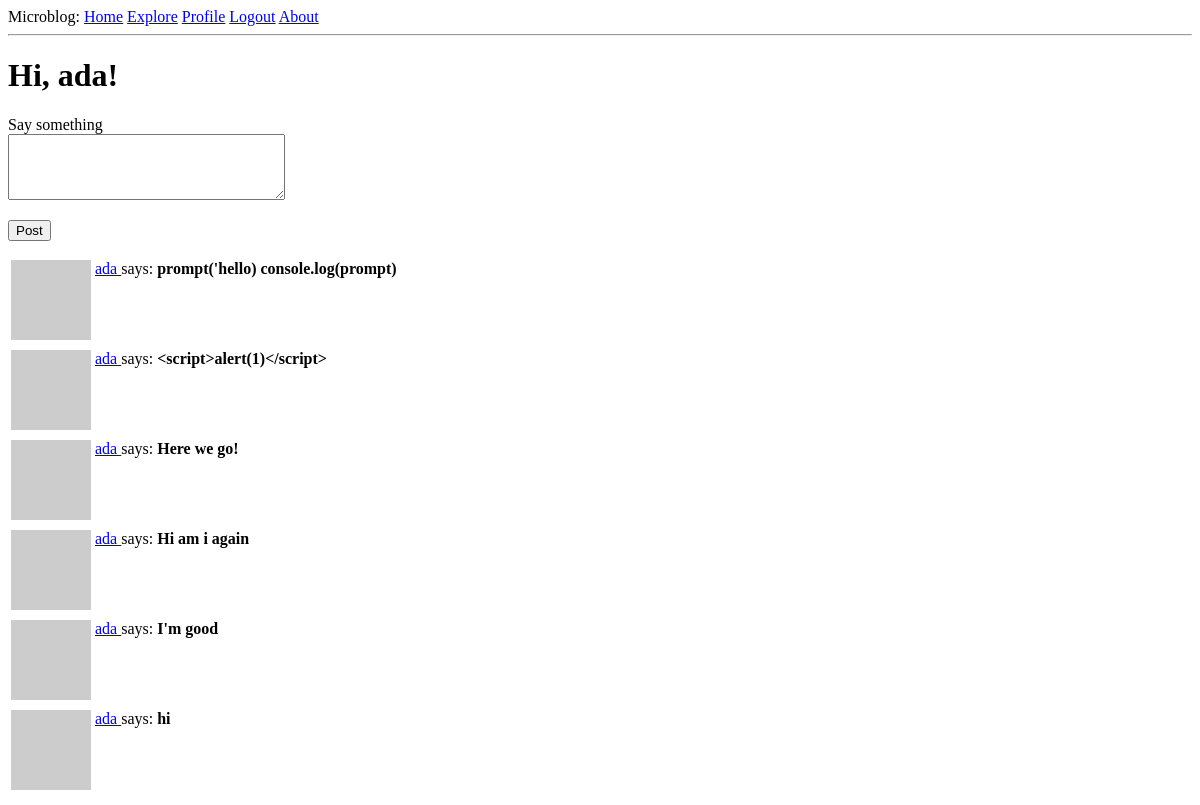
The page /index (signed in) on the database as committed earlier.
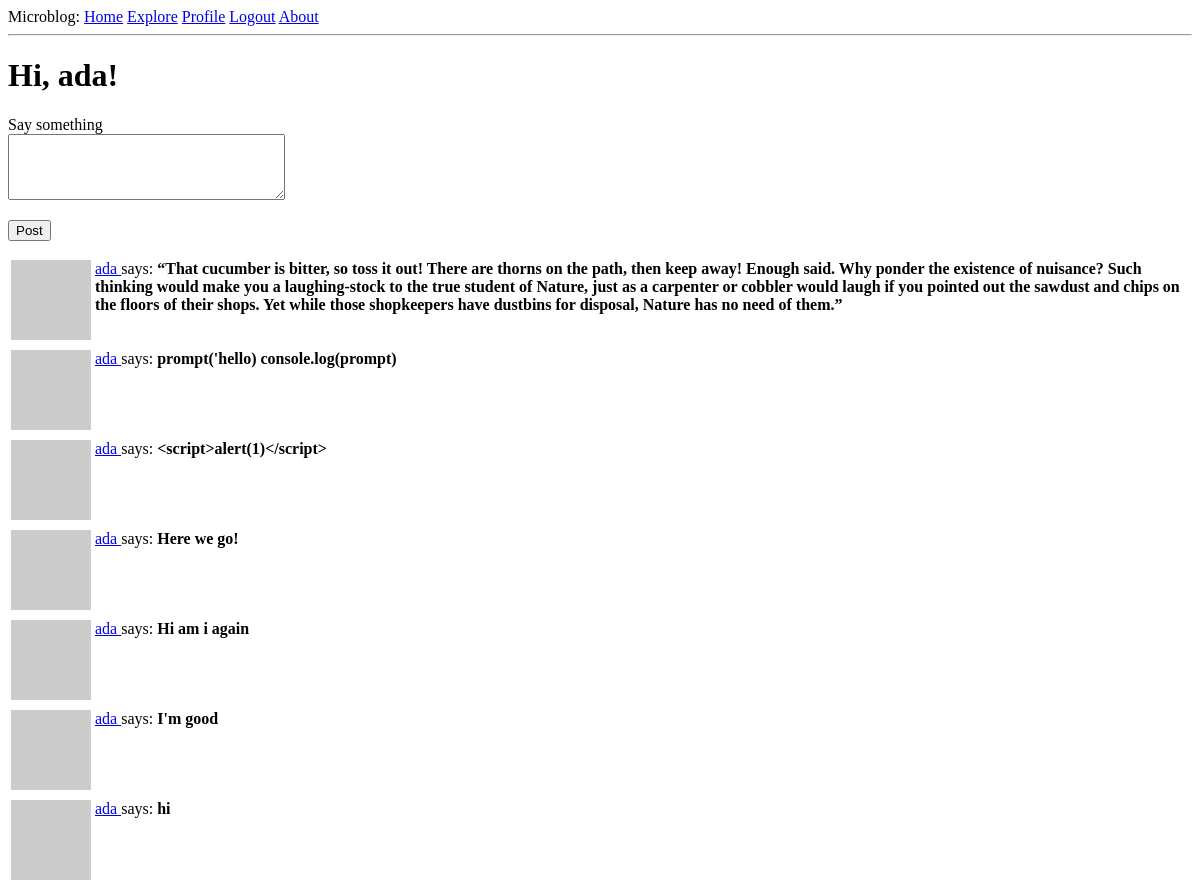
The same page on the database as committed later.
### app/models.py (models this page shows, shortened)
class Post(db.Model):
    id: so.Mapped[int] = so.mapped_column(primary_key=True)
    body: so.Mapped[str] = so.mapped_column(sa.String(140))
    timestamp: so.Mapped[datetime] = so.mapped_column(index=True, default=lambda: datetime.now(timezone.utc))
    user_id: so.Mapped[int] = so.mapped_column(sa.ForeignKey(User.id), index=True)
    author: so.Mapped[User] = so.relationship(back_populates='posts')

class User(UserMixin, db.Model):
    id: so.Mapped[int] = so.mapped_column(primary_key=True)
    username: so.Mapped[str] = so.mapped_column(sa.String(64), index=True, unique=True)
    email: so.Mapped[str] = so.mapped_column(sa.String(120), index=True, unique=True)
    password_hash: so.Mapped[Optional[str]] = so.mapped_column(sa.String(256))
    posts: so.WriteOnlyMapped['Post'] = so.relationship(back_populates='author')
    about_me: so.Mapped[Optional[str]] = so.mapped_column(sa.String(140))
    last_seen: so.Mapped[Optional[datetime]] = so.mapped_column(default=lambda:datetime.now(timezone.utc))
    following: so.WriteOnlyMapped['User'] = so.relationship(
        secondary=followers, primaryjoin=(followers.c.follower_id == id),
        secondaryjoin=(followers.c.followed_id == id),
        back_populates='followers')
    followers: so.WriteOnlyMapped['User'] = so.relationship(
        secondary=followers, primaryjoin=(followers.c.followed_id == id),
        secondaryjoin=(followers.c.follower_id == id),
        back_populates='following')
    def following_posts(self):
        Author = so.aliased(User)
        Follower = so.aliased(User)
        return (
            sa.select(Post)
            .join(Post.author.of_type(Author))
            .join(Author.followers.of_type(Follower),isouter=True)
            .where(sa.or_(
                Follower.id == self.id,
                Author.id == self.id,
            ))
            .group_by(Post)
            .order_by(Post.timestamp.desc())
        )
    def avatar(self, size):
        digest = md5(self.email.lower().encode('utf-8')).hexdigest()
        return f"https://www.gravatar.com/avatar/{digest}?d=identicon&s={size}"
    @login.user_loader
    def load_user(id):
        return db.session.get(User, int(id))

### app/routes.py (the view)
@app.route('/', methods=['GET', 'POST'])
@app.route('/index', methods=['GET', 'POST'])
@login_required  #protects login view function against anonymous users
def index():
    form = PostForm()
    if form.validate_on_submit():
        post = Post(body=form.post.data, author=current_user)
        db.session.add(post)
        db.session.commit()
        flash("Your post is now live!")
        return redirect(url_for("index"))
    page = request.args.get('page', 1, type=int)
    posts = db.paginate(current_user.following_posts(), page=page, per_page=app.config['POSTS_PER_PAGE'], error_out=False)
    next_url = url_for("index", page=posts.next_num) \
        if posts.has_next else None
    prev_url = url_for("index", page=posts.prev_num) \
        if posts.has_prev else None
    return render_template("index.html", title='Home Page', form=form, posts=posts.items, next_url=next_url, prev_url=prev_url)

### app/forms.py
class PostForm(FlaskForm):
    post = TextAreaField("Say something", validators=[DataRequired(), Length(min=1, max=1000)])
    submit = SubmitField("Post")

### app/routes.py (called while the page is built)
@app.before_request
def before_request():
    if current_user.is_authenticated:
        current_user.last_seen = datetime.now(timezone.utc)
        db.session.commit()

### app/templates/index.html (shortened to what this page needs)
<!DOCTYPE html>
<html lang="en">
<head>
{% extends "base.html" %}
{% block content %}
<h1>Hi, {{ current_user.username }}!</h1>
{% if form %}
<form action="" method="post">
    <p>
        {{ form.post.label }}<br>
        {{ form.post(cols=32, rows=4) }}<br>
    </p>
    <p>{{ form.submit }}</p>
</form>
{% endif %}
    {% for post in posts %}
    {% include '_post.html' %}
    {% endfor %}
{% endblock %}

### app/templates/_post.html (shortened to what this page needs)
<!DOCTYPE html>
<html lang="en">
<head>
</head>
<body>
    <table>
        <tr valign="top">
            <td><img src="{{ post.author.avatar(36) }}" alt=""></td>
            <td>
                <a href="{{ url_for('user', username=post.author.username) }}">
                    {{ post.author.username }}
                </a>
                says:
                <b>{{ post.body }}</b>
            </td>
        </tr>
    </table>
</body>
</html>

Rows that differ between the two databases and show on the page:
added Post: author.username "ada", body "“That cucumber is bitter, so toss it out! There are thorns on the path, then keep away! Enough said. Why ponder the existence of nuisance? Such thinking would make you a laughing-stock to the true student of Nature, just as a carpenter or cobbler would laugh if you pointed out the sawdust and chips on the floors of their shops. Yet while those shopkeepers have dustbins for disposal, Nature has no need of them.”"
